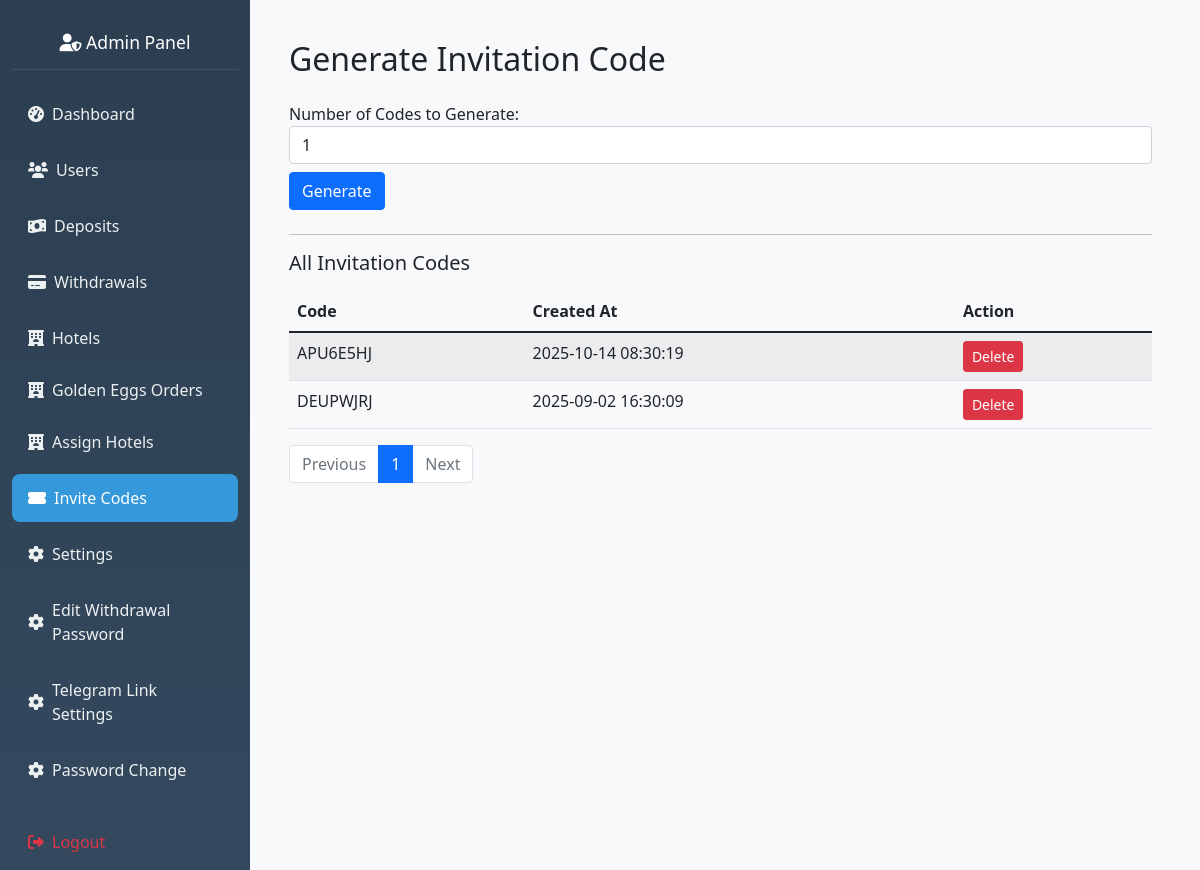
The page /admin/generate-invite (signed in) on the database as committed earlier.
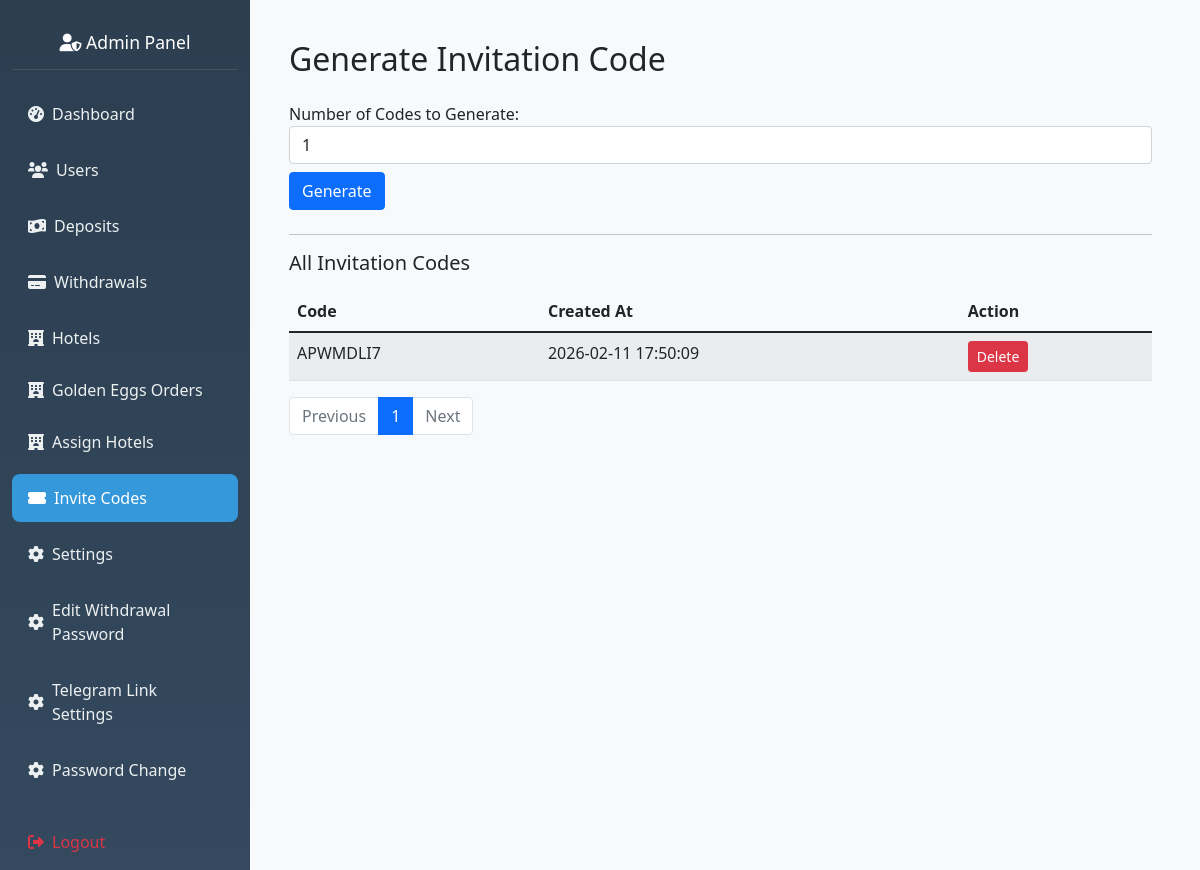
The same page on the database as committed later.
### hotel_app/models.py (models this page shows, shortened)
class InvitationCode(db.Model):
    __tablename__ = 'invitation_code'
    id = db.Column(db.Integer, primary_key=True)
    code = db.Column(db.String(20), unique=True, nullable=False)
    is_used = db.Column(db.Boolean, default=False)
    created_at = db.Column(db.DateTime, default=datetime.utcnow)

### hotel_app/routes.py (the view, shortened to what this page needs)
@app.route('/admin/generate-invite', methods=['GET', 'POST'])
@admin_required
def generate_invitation_code():
    page = request.args.get('page', 1, type=int)
    codes = InvitationCode.query.order_by(InvitationCode.id.desc()).paginate(
        page=page, per_page=20, error_out=False
    )
    return render_template('admin_invite.html', codes=codes)

### hotel_app/routes.py (called while the page is built)
def admin_required(f):
    @wraps(f)
    def wrapper(*args, **kwargs):
        admin_id = session.get('admin_id')
        if not admin_id:
            flash("Admin login required.", "danger")
            return redirect(url_for('admin_login'))
        admin = Admin.query.get(admin_id)
        if not admin or not admin.is_active:
            session.pop('admin_id', None)
            flash("Admin access denied.", "danger")
            return redirect(url_for('admin_login'))
        g.current_admin = admin
        return f(*args, **kwargs)
    return wrapper

@app.before_request
def check_admin_routes():
    if request.endpoint and request.endpoint.startswith('admin_') and request.endpoint != 'admin_login':
        if 'admin_id' not in session:
            return redirect(url_for('admin_login'))

### hotel_app/templates/admin_invite.html
{% extends "admin_base.html" %}
{% block content %}
<div class="container mt-4">
    <h2 class="mb-4">Generate Invitation Code</h2>
    <form method="POST" action="{{ url_for('generate_invitation_code') }}" class="mb-4">
        <div class="form-group">
            <label for="num_codes">Number of Codes to Generate:</label>
            <input type="number" name="num_codes" id="num_codes" class="form-control" min="1" value="1" required>
        </div>
        <button type="submit" class="btn btn-primary mt-2">Generate</button>
    </form>
    <hr>
    {% if codes and codes[0] is string %}
        <h5 class="mb-3">Recently Generated Code(s)</h5>
        <ul class="list-group mb-4">
            {% for code in codes %}
                <li class="list-group-item">{{ code }}</li>
            {% endfor %}
        </ul>
        <a href="{{ url_for('generate_invitation_code') }}" class="btn btn-secondary">View All Codes</a>
    {% elif codes and codes.items is defined %}
        <h5 class="mb-3">All Invitation Codes</h5>
        <table class="table table-striped">
            <thead>
                <tr>
                    <th>Code</th>
                    <th>Created At</th>
                    <th>Action</th>
                </tr>
            </thead>
            <tbody>
                {% for invite in codes.items %}
                    <tr>
                        <td>{{ invite.code }}</td>
                        <td>{{ invite.created_at.strftime('%Y-%m-%d %H:%M:%S') }}</td>
                        <td>
                            <form method="POST" action="{{ url_for('delete_invitation_code', code_id=invite.id) }}" onsubmit="return confirm('Are you sure you want to delete this code?');">
                                <button type="submit" class="btn btn-sm btn-danger">Delete</button>
                            </form>
                        </td>
                    </tr>
                {% endfor %}
            </tbody>
        </table>
        <nav>
            <ul class="pagination">
                {% if codes.has_prev %}
                    <li class="page-item">
                        <a class="page-link" href="{{ url_for('generate_invitation_code', page=codes.prev_num) }}">Previous</a>
                    </li>
                {% else %}
                    <li class="page-item disabled">
                        <span class="page-link">Previous</span>
                    </li>
                {% endif %}
                {% for page_num in codes.iter_pages(left_edge=1, right_edge=1, left_current=2, right_current=2) %}
                    {% if page_num %}
                        <li class="page-item {% if page_num == codes.page %}active{% endif %}">
                            <a class="page-link" href="{{ url_for('generate_invitation_code', page=page_num) }}">{{ page_num }}</a>
                        </li>
                    {% else %}
                        <li class="page-item disabled"><span class="page-link">…</span></li>
                    {% endif %}
                {% endfor %}
                {% if codes.has_next %}
                    <li class="page-item">
                        <a class="page-link" href="{{ url_for('generate_invitation_code', page=codes.next_num) }}">Next</a>
                    </li>
                {% else %}
                    <li class="page-item disabled">
                        <span class="page-link">Next</span>
                    </li>
                {% endif %}
            </ul>
        </nav>
    {% else %}
        <p>No invitation codes found.</p>
    {% endif %}
</div>
{% endblock %}

Rows that differ between the two databases and show on the page:
removed InvitationCode: code "APU6E5HJ", created_at "2025-10-14 08:30:19"
removed InvitationCode: code "DEUPWJRJ", created_at "2025-09-02 16:30:09"
added InvitationCode: code "APWMDLI7", created_at "2026-02-11 17:50:09"
